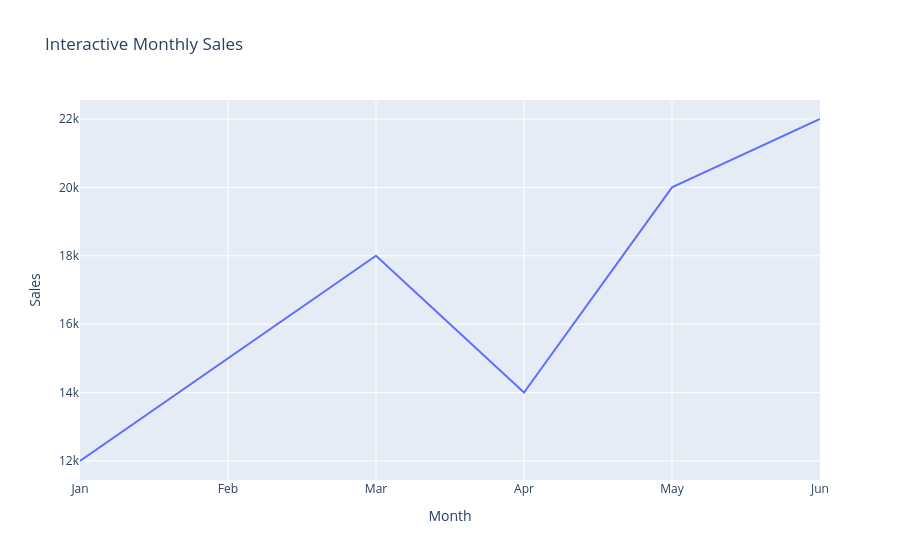

Notebook cell for this chart:
### Code cell
fig = px.line(df, x='Month', y='Sales', title='Interactive Monthly Sales')
fig.show()

### Figure 1 — Plotly figure (JSON) as saved in the notebook; plotly's stock layout.template omitted (floating-point values rounded to 4 significant figures)
{"data": [{"hovertemplate": "Month=%{x}<br>Sales=%{y}<extra></extra>", "legendgroup": "", "line": {"color": "#636efa", "dash": "solid"}, "marker": {"symbol": "circle"}, "mode": "lines", "name": "", "orientation": "v", "showlegend": false, "type": "scatter", "x": ["Jan", "Feb", "Mar", "Apr", "May", "Jun"], "xaxis": "x", "y": [12000, 15000, 18000, 14000, 20000, 22000], "yaxis": "y"}], "layout": {"legend": {"tracegroupgap": 0}, "title": {"text": "Interactive Monthly Sales"}, "xaxis": {"anchor": "y", "domain": [0, 1], "title": {"text": "Month"}}, "yaxis": {"anchor": "x", "domain": [0, 1], "title": {"text": "Sales"}}}}
